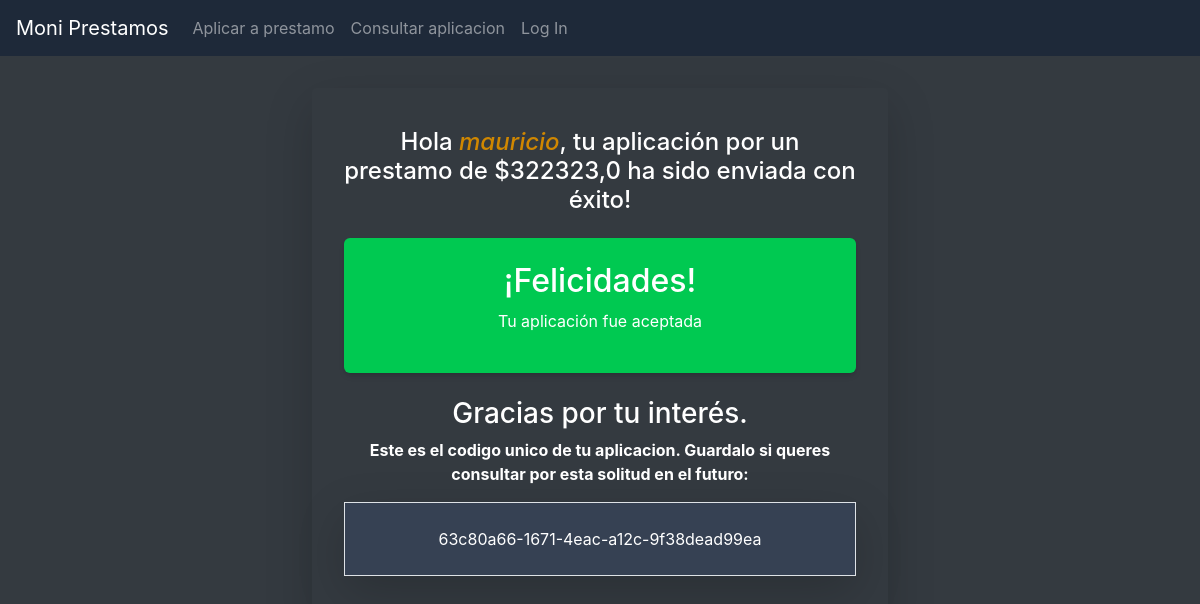
The page /application_sent/63c80a6616714eaca12c9f38dead99ea on the database its author committed.
### loans/models.py (models this page shows, shortened)
class LoanApplication(models.Model):
    id = models.UUIDField(primary_key=True, default=uuid.uuid4, editable=False)
    """
       Elegi usar UUIDs en lugar de id secuencial porque ayuda a mejorar la seguridad,
        ya que hace más difícil adivinar o predecir los IDs de los registros. Esto es especialmente
        útil para evitar ataques donde un atacante podría intentar adivinar o enumerar los registros
        a través de URLs o patrones en la base de datos.
    """
    dni = models.CharField(max_length=8, validators=[dni_validator])
    cuil = models.CharField(max_length=11, validators=[cuil_validator])
    first_name = models.CharField(max_length=255, validators=[name_validator])
    last_name = models.CharField(max_length=255, validators=[name_validator])
    email = models.EmailField(error_messages={
                'invalid': 'Por favor, ingrese un correo electrónico válido.'
            })
    gender = models.CharField(max_length=9, choices=GENDER_CHOICES)
    amount = models.DecimalField(max_digits=8, decimal_places=1,
            error_messages={
                'invalid': 'El monto debe ser un número con un máximo de 7 dígitos y 1 decimal.'
            })
    is_approved = models.BooleanField(default=False)
    created_date = models.DateTimeField(auto_now_add=True) #se define automaticamente cuando se crea la instancia

### loans/views.py (the view)
# urls.py: path("application_sent/<str:pk>", views.application_sent, name="application_sent"),
def application_sent(request, pk):
    application = LoanApplication.objects.filter(pk=pk).first()
    context = {
        "application":application
    }
    return render(request, "loans/application_sent.html", context)

### loans/templates/loans/application_sent.html (shortened to what this page needs)
{% extends "loans/layout.html" %}
{% load static  %}
{% block body %}
{% if application.first_name %}
    <div class="flex flex-col items-center justify-center py-10 p-8 rounded-lg shadow-lg max-w-xl mx-auto text-center">
        <h4 class="text-xl font-semibold mb-4">Hola <span class="italic text-yellow-600">{{ application.first_name }}</span>, tu aplicación por un prestamo de ${{application.amount}} ha sido enviada con éxito!</h4>
        {% if application.is_approved %}
            <div class="p-6 bg-green-500 text-white rounded-md shadow-md w-full">
                <h2 class="text-2xl font-bold">¡Felicidades!</h2>
                <p>Tu aplicación fue aceptada</p>
            </div>
        {% else %}
            <div class="p-6 bg-red-500 text-white rounded-md shadow-md">
                <h2 class="text-2xl font-bold">Lamentablemente, fue rechazada</h2>
                <p>Gracias por tu tiempo y esfuerzo. No dudes en postularte nuevamente en el futuro.</p>
            </div>
        {% endif %}
        <h3 class="text-lg mt-4">Gracias por tu interés.</h3>
        <div>
            <p class="font-bold">Este es el codigo unico de tu aplicacion. Guardalo si queres consultar por esta solitud en el futuro:</p>
            <p class="p-4 border shadow-lg bg-gray-700">{{application.id}}</p>
        </div>
    </div>
{% else %}
    <h1>404</h1>
{% endif %}
{% endblock %}

### rows shown on the page
LoanApplication: first_name "mauricio", amount "322323,0", id "63c80a66-1671-4eac-a12c-9f38dead99ea"
